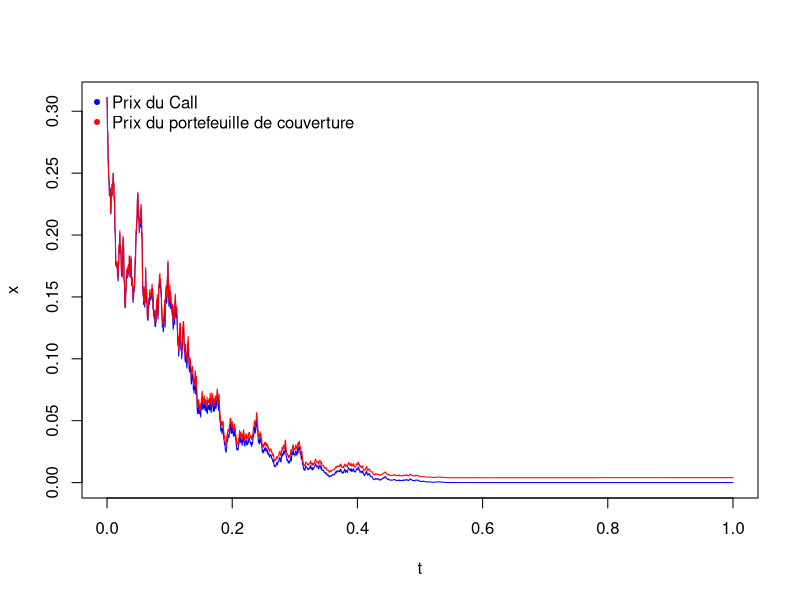

Generate this figure with R:
x = scan("CallPrices.txt")
y = scan("PortfolioPricesCall.txt")
t = scan("timeCall.txt")
plot(t,x,type="l",col="blue")
lines(t,y,type="l",col="red")
legend( x="topleft", 
         legend=c("Prix du Call","Prix du portefeuille de couverture"),
         col=c("blue","red"), pch = 20 , bty = "n" )
